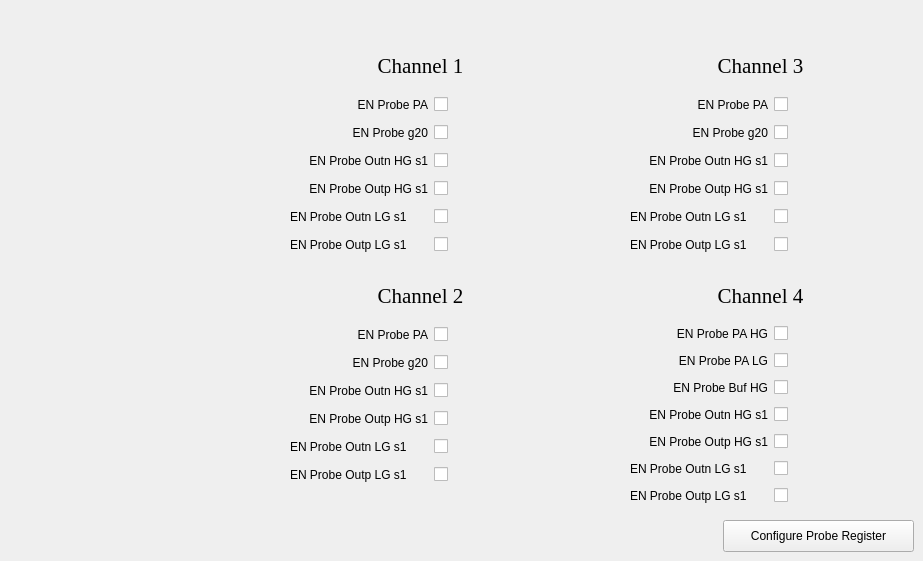
      <widget class="QWidget" name="ProbeRegisterTab_2">
       <attribute name="title">
        <string>Probe Register</string>
       </attribute>
       <widget class="QLabel" name="ad121Label_27">
        <property name="geometry">
         <rect>
          <x>360</x>
          <y>50</y>
          <width>121</width>
          <height>31</height>
         </rect>
        </property>
        <property name="font">
         <font>
          <family>Georgia</family>
          <pointsize>16</pointsize>
         </font>
        </property>
        <property name="text">
         <string>Channel 1</string>
        </property>
        <property name="alignment">
         <set>Qt::AlignCenter</set>
        </property>
       </widget>
       <widget class="QWidget" name="gridLayoutWidget_59">
        <property name="geometry">
         <rect>
          <x>290</x>
          <y>90</y>
          <width>281</width>
          <height>171</height>
         </rect>
        </property>
        <layout class="QGridLayout" name="gridLayout_36">
         <item row="3" column="1">
          <widget class="QCheckBox" name="lauroc2proberegisterch1ENProbeOutpHGs1Box">
           <property name="text">
            <string/>
           </property>
          </widget>
         </item>
         <item row="0" column="1">
          <widget class="QCheckBox" name="lauroc2proberegisterch1ENProbePaBox">
           <property name="text">
            <string/>
           </property>
          </widget>
         </item>
         <item row="1" column="1">
          <widget class="QCheckBox" name="lauroc2proberegisterch1ENProbeg20Box">
           <property name="text">
            <string/>
           </property>
          </widget>
         </item>
         <item row="4" column="0">
          <widget class="QLabel" name="label_88">
           <property name="text">
            <string>EN Probe Outn LG s1</string>
           </property>
          </widget>
         </item>
         <item row="2" column="1">
          <widget class="QCheckBox" name="lauroc2proberegisterch1ENProbeOutnHGs1Box">
           <property name="text">
            <string/>
           </property>
          </widget>
         </item>
         <item row="1" column="0">
          <widget class="QLabel" name="lauroc1slowcontrolch3dacVdcLGLabel_11">
           <property name="text">
            <string>EN Probe g20</string>
           </property>
           <property name="alignment">
            <set>Qt::AlignRight|Qt::AlignTrailing|Qt::AlignVCenter</set>
           </property>
          </widget>
         </item>
         <item row="0" column="0">
          <widget class="QLabel" name="label_89">
           <property name="text">
            <string>EN Probe PA</string>
           </property>
           <property name="alignment">
            <set>Qt::AlignRight|Qt::AlignTrailing|Qt::AlignVCenter</set>
           </property>
          </widget>
         </item>
         <item row="2" column="0">
          <widget class="QLabel" name="lauroc1slowcontrolch4dacVdcHGLabel_">
           <property name="text">
            <string>EN Probe Outn HG s1</string>
           </property>
           <property name="alignment">
            <set>Qt::AlignRight|Qt::AlignTrailing|Qt::AlignVCenter</set>
           </property>
          </widget>
         </item>
         <item row="3" column="0">
          <widget class="QLabel" name="label_90">
           <property name="text">
            <string>EN Probe Outp HG s1</string>
           </property>
           <property name="alignment">
            <set>Qt::AlignRight|Qt::AlignTrailing|Qt::AlignVCenter</set>
           </property>
          </widget>
         </item>
         <item row="5" column="0">
          <widget class="QLabel" name="label_91">
           <property name="text">
            <string>EN Probe Outp LG s1</string>
           </property>
          </widget>
         </item>
         <item row="4" column="1">
          <widget class="QCheckBox" name="lauroc2proberegisterch1ENProbeOutnLGs1Box">
           <property name="text">
            <string/>
           </property>
          </widget>
         </item>
         <item row="5" column="1">
          <widget class="QCheckBox" name="lauroc2proberegisterch1ENProbeOutpLGs1Box">
           <property name="text">
            <string/>
           </property>
          </widget>
         </item>
        </layout>
       </widget>
       <widget class="QWidget" name="gridLayoutWidget_60">
        <property name="geometry">
         <rect>
          <x>290</x>
          <y>320</y>
          <width>281</width>
          <height>171</height>
         </rect>
        </property>
        <layout class="QGridLayout" name="gridLayout_37">
         <item row="3" column="1">
          <widget class="QCheckBox" name="lauroc2proberegisterch2ENProbeOutpHGs1Box">
           <property name="text">
            <string/>
           </property>
          </widget>
         </item>
         <item row="0" column="1">
          <widget class="QCheckBox" name="lauroc2proberegisterch2ENProbePaBox">
           <property name="text">
            <string/>
           </property>
          </widget>
         </item>
         <item row="1" column="1">
          <widget class="QCheckBox" name="lauroc2proberegisterch2ENProbeg20Box">
           <property name="text">
            <string/>
           </property>
          </widget>
         </item>
         <item row="4" column="0">
          <widget class="QLabel" name="label_92">
           <property name="text">
            <string>EN Probe Outn LG s1</string>
           </property>
          </widget>
         </item>
         <item row="2" column="1">
          <widget class="QCheckBox" name="lauroc2proberegisterch2ENProbeOutnHGs1Box">
           <property name="text">
            <string/>
           </property>
          </widget>
         </item>
         <item row="1" column="0">
          <widget class="QLabel" name="lauroc1slowcontrolch3dacVdcLGLabel_12">
           <property name="text">
            <string>EN Probe g20</string>
           </property>
           <property name="alignment">
            <set>Qt::AlignRight|Qt::AlignTrailing|Qt::AlignVCenter</set>
           </property>
          </widget>
         </item>
         <item row="0" column="0">
          <widget class="QLabel" name="label_93">
           <property name="text">
            <string>EN Probe PA</string>
           </property>
           <property name="alignment">
            <set>Qt::AlignRight|Qt::AlignTrailing|Qt::AlignVCenter</set>
           </property>
          </widget>
         </item>
         <item row="2" column="0">
          <widget class="QLabel" name="lauroc1slowcontrolch4dacVdcHGLabel_14">
           <property name="text">
            <string>EN Probe Outn HG s1</string>
           </property>
           <property name="alignment">
            <set>Qt::AlignRight|Qt::AlignTrailing|Qt::AlignVCenter</set>
           </property>
          </widget>
         </item>
         <item row="3" column="0">
          <widget class="QLabel" name="label_94">
           <property name="text">
            <string>EN Probe Outp HG s1</string>
           </property>
           <property name="alignment">
            <set>Qt::AlignRight|Qt::AlignTrailing|Qt::AlignVCenter</set>
           </property>
          </widget>
         </item>
         <item row="5" column="0">
          <widget class="QLabel" name="label_95">
           <property name="text">
            <string>EN Probe Outp LG s1</string>
           </property>
          </widget>
         </item>
         <item row="4" column="1">
          <widget class="QCheckBox" name="lauroc2proberegisterch2ENProbeOutnLGs1Box">
           <property name="text">
            <string/>
           </property>
          </widget>
         </item>
         <item row="5" column="1">
          <widget class="QCheckBox" name="lauroc2proberegisterch2ENProbeOutpLGs1Box">
           <property name="text">
            <string/>
           </property>
          </widget>
         </item>
        </layout>
       </widget>
       <widget class="QLabel" name="ad121Label_28">
        <property name="geometry">
         <rect>
          <x>360</x>
          <y>280</y>
          <width>121</width>
          <height>31</height>
         </rect>
        </property>
        <property name="font">
         <font>
          <family>Georgia</family>
          <pointsize>16</pointsize>
         </font>
        </property>
        <property name="text">
         <string>Channel 2</string>
        </property>
        <property name="alignment">
         <set>Qt::AlignCenter</set>
        </property>
       </widget>
       <widget class="QLabel" name="ad121Label_29">
        <property name="geometry">
         <rect>
          <x>700</x>
          <y>50</y>
          <width>121</width>
          <height>31</height>
         </rect>
        </property>
        <property name="font">
         <font>
          <family>Georgia</family>
          <pointsize>16</pointsize>
         </font>
        </property>
        <property name="text">
         <string>Channel 3</string>
        </property>
        <property name="alignment">
         <set>Qt::AlignCenter</set>
        </property>
       </widget>
       <widget class="QWidget" name="gridLayoutWidget_61">
        <property name="geometry">
         <rect>
          <x>630</x>
          <y>90</y>
          <width>281</width>
          <height>171</height>
         </rect>
        </property>
        <layout class="QGridLayout" name="gridLayout_38">
         <item row="3" column="1">
          <widget class="QCheckBox" name="lauroc2proberegisterch3ENProbeOutpHGs1Box">
           <property name="text">
            <string/>
           </property>
          </widget>
         </item>
         <item row="0" column="1">
          <widget class="QCheckBox" name="lauroc2proberegisterch3ENProbePaBox">
           <property name="text">
            <string/>
           </property>
          </widget>
         </item>
         <item row="1" column="1">
          <widget class="QCheckBox" name="lauroc2proberegisterch3ENProbeg20Box">
           <property name="text">
            <string/>
           </property>
          </widget>
         </item>
         <item row="4" column="0">
          <widget class="QLabel" name="label_96">
           <property name="text">
            <string>EN Probe Outn LG s1</string>
           </property>
          </widget>
         </item>
         <item row="2" column="1">
          <widget class="QCheckBox" name="lauroc2proberegisterch3ENProbeOutnHGs1Box">
           <property name="text">
            <string/>
           </property>
          </widget>
         </item>
         <item row="1" column="0">
          <widget class="QLabel" name="lauroc1slowcontrolch3dacVdcLGLabel_13">
           <property name="text">
            <string>EN Probe g20</string>
           </property>
           <property name="alignment">
            <set>Qt::AlignRight|Qt::AlignTrailing|Qt::AlignVCenter</set>
           </property>
          </widget>
         </item>
         <item row="0" column="0">
          <widget class="QLabel" name="label_97">
           <property name="text">
            <string>EN Probe PA</string>
           </property>
           <property name="alignment">
            <set>Qt::AlignRight|Qt::AlignTrailing|Qt::AlignVCenter</set>
           </property>
          </widget>
         </item>
         <item row="2" column="0">
          <widget class="QLabel" name="lauroc1slowcontrolch4dacVdcHGLabel_15">
           <property name="text">
            <string>EN Probe Outn HG s1</string>
           </property>
           <property name="alignment">
            <set>Qt::AlignRight|Qt::AlignTrailing|Qt::AlignVCenter</set>
           </property>
          </widget>
         </item>
         <item row="3" column="0">
          <widget class="QLabel" name="label_98">
           <property name="text">
            <string>EN Probe Outp HG s1</string>
           </property>
           <property name="alignment">
            <set>Qt::AlignRight|Qt::AlignTrailing|Qt::AlignVCenter</set>
           </property>
          </widget>
         </item>
         <item row="5" column="0">
          <widget class="QLabel" name="label_99">
           <property name="text">
            <string>EN Probe Outp LG s1</string>
           </property>
          </widget>
         </item>
         <item row="4" column="1">
          <widget class="QCheckBox" name="lauroc2proberegisterch3ENProbeOutnLGs1Box">
           <property name="text">
            <string/>
           </property>
          </widget>
         </item>
         <item row="5" column="1">
          <widget class="QCheckBox" name="lauroc2proberegisterch3ENProbeOutpLGs1Box">
           <property name="text">
            <string/>
           </property>
          </widget>
         </item>
        </layout>
       </widget>
       <widget class="QWidget" name="gridLayoutWidget_62">
        <property name="geometry">
         <rect>
          <x>630</x>
          <y>320</y>
          <width>281</width>
          <height>191</height>
         </rect>
        </property>
        <layout class="QGridLayout" name="gridLayout_39">
         <item row="5" column="0">
          <widget class="QLabel" name="label_100">
           <property name="text">
            <string>EN Probe Outn LG s1</string>
           </property>
          </widget>
         </item>
         <item row="4" column="0">
          <widget class="QLabel" name="label_101">
           <property name="text">
            <string>EN Probe Outp HG s1</string>
           </property>
           <property name="alignment">
            <set>Qt::AlignRight|Qt::AlignTrailing|Qt::AlignVCenter</set>
           </property>
          </widget>
         </item>
         <item row="1" column="1">
          <widget class="QCheckBox" name="lauroc2proberegisterch4ENProbePaLGBox">
           <property name="text">
            <string/>
           </property>
          </widget>
         </item>
         <item row="6" column="0">
          <widget class="QLabel" name="label_102">
           <property name="text">
            <string>EN Probe Outp LG s1</string>
           </property>
          </widget>
         </item>
         <item row="3" column="1">
          <widget class="QCheckBox" name="lauroc2proberegisterch4ENProbeOutnHGs1Box">
           <property name="text">
            <string/>
           </property>
          </widget>
         </item>
         <item row="3" column="0">
          <widget class="QLabel" name="lauroc1slowcontrolch4dacVdcHGLabel_16">
           <property name="text">
            <string>EN Probe Outn HG s1</string>
           </property>
           <property name="alignment">
            <set>Qt::AlignRight|Qt::AlignTrailing|Qt::AlignVCenter</set>
           </property>
          </widget>
         </item>
         <item row="6" column="1">
          <widget class="QCheckBox" name="lauroc2proberegisterch4ENProbeOutpLGs1Box">
           <property name="text">
            <string/>
           </property>
          </widget>
         </item>
         <item row="0" column="0">
          <widget class="QLabel" name="label_103">
           <property name="text">
            <string>EN Probe PA HG</string>
           </property>
           <property name="alignment">
            <set>Qt::AlignRight|Qt::AlignTrailing|Qt::AlignVCenter</set>
           </property>
          </widget>
         </item>
         <item row="5" column="1">
          <widget class="QCheckBox" name="lauroc2proberegisterch4ENProbeOutnLGs1Box">
           <property name="text">
            <string/>
           </property>
          </widget>
         </item>
         <item row="1" column="0">
          <widget class="QLabel" name="lauroc1slowcontrolch3dacVdcLGLabel_14">
           <property name="text">
            <string>EN Probe PA LG</string>
           </property>
           <property name="alignment">
            <set>Qt::AlignRight|Qt::AlignTrailing|Qt::AlignVCenter</set>
           </property>
          </widget>
         </item>
         <item row="0" column="1">
          <widget class="QCheckBox" name="lauroc2proberegisterch4ENProbePaHGBox">
           <property name="text">
            <string/>
           </property>
          </widget>
         </item>
         <item row="4" column="1">
          <widget class="QCheckBox" name="lauroc2proberegisterch4ENProbeOutpHGs1Box">
           <property name="text">
            <string/>
           </property>
          </widget>
         </item>
         <item row="2" column="0">
          <widget class="QLabel" name="label_104">
           <property name="text">
            <string>EN Probe Buf HG</string>
           </property>
           <property name="alignment">
            <set>Qt::AlignRight|Qt::AlignTrailing|Qt::AlignVCenter</set>
           </property>
          </widget>
         </item>
         <item row="2" column="1">
          <widget class="QCheckBox" name="lauroc2proberegisterch4ENProbeBufHGBox">
           <property name="text">
            <string/>
           </property>
          </widget>
         </item>
        </layout>
       </widget>
       <widget class="QLabel" name="ad121Label_30">
        <property name="geometry">
         <rect>
          <x>700</x>
          <y>280</y>
          <width>121</width>
          <height>31</height>
         </rect>
        </property>
        <property name="font">
         <font>
          <family>Georgia</family>
          <pointsize>16</pointsize>
         </font>
        </property>
        <property name="text">
         <string>Channel 4</string>
        </property>
        <property name="alignment">
         <set>Qt::AlignCenter</set>
        </property>
       </widget>
       <widget class="QPushButton" name="lauroc2ConfigureProbeRegisterButton">
        <property name="geometry">
         <rect>
          <x>723</x>
          <y>520</y>
          <width>191</width>
          <height>32</height>
         </rect>
        </property>
        <property name="text">
         <string>Configure Probe Register</string>
        </property>
       </widget>
      </widget>
